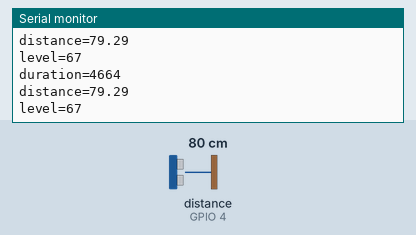
This sketch was run on a simulated ESP8266 (NodeMCU). On the bench: the last lines printed to the serial monitor. Wiring (inferred from the names in the program): ultrasonic range finder: trigger GPIO 5; echo GPIO 4. The test bench sets the inputs (shaded band); at power-on: distance to the obstacle (sensor on GPIO 4) 80 cm. The echo pulse lasts 58.3 µs per cm; WiFi joins after 1.5 s; servers stay silent unless stated.

Above: at 2.7 s.
2.8 s: distance to the obstacle (sensor on GPIO 4) set to 2 cm
At 3.7 s:
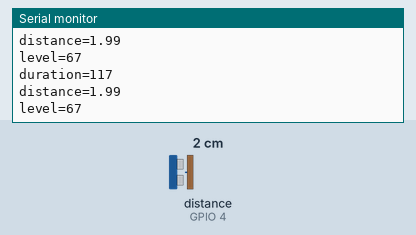
4.3 s: distance to the obstacle (sensor on GPIO 4) set to 4 cm
At 5.4 s:
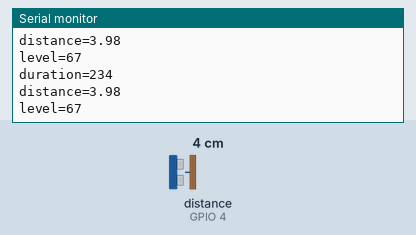
Timing chart, 0 to 7.1 s (numbered marks = the images above; inputs shaded):
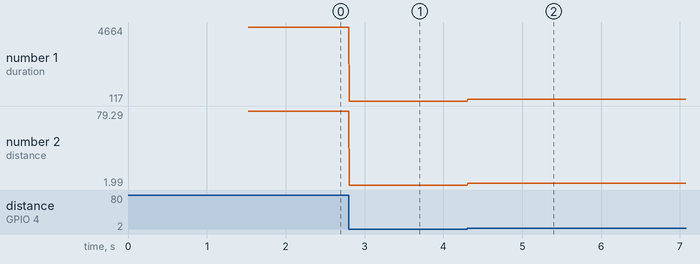

The sketch:

arduino_zisterne_server_json_-_Kopie.ino
```cpp
#include <ESP8266WiFi.h>
#include <math.h>

// Define Trig and Echo pin:
#define trigPin 5
#define echoPin 4

// Define variables:
long duration;
float distance;
int level;
float lastval;
float distmax = 200; //maximaler Abstand zur Wasseroberfläche - Zisterne leer
float distmin = 20; //minimaler Abstand zur Wasseroberfläche - Zisterne voll
float dist;
float proz;

const char* ssid = "<WIFI SSID>";
const char* password = "WIFI PW!";
WiFiServer server(80);


void setup() {
  Serial.begin(115200);
  delay(10);

  //-----------Sensor-------------------
  pinMode(trigPin, OUTPUT);
  pinMode(echoPin, INPUT);
  //-----------Sensor-------------------

  //-----------WIFI-------------------
  // Mit Wifi verbinden
  Serial.print("Verbinden mit: ");
  Serial.println(ssid);
  WiFi.begin(ssid, password);

  while (WiFi.status() != WL_CONNECTED) {
    delay(500);
    Serial.print(".");
  }
  Serial.println("");
  Serial.println("WiFi verbunden");

  // Start des Servers
  server.begin();
  Serial.println("Server gestartet");

  // Print the IP address
  Serial.print("Diese URL zum Verbinden aufrufen: ");
  Serial.print("http://");
  Serial.print(WiFi.localIP());
  Serial.println("/");
  //-----------WIFI-------------------

}

void loop() {

  //---------------Sensor-----------------------------------
  digitalWrite(trigPin, LOW); // Clear the trigPin by setting it LOW:
  delay(5);
  digitalWrite(trigPin, HIGH);  // Trigger the sensor by setting the trigPin high for 10 microseconds:
  delayMicroseconds(10);
  digitalWrite(trigPin, LOW);
  duration = pulseIn(echoPin, HIGH); // Read the echoPin. pulseIn() returns the duration (length of the pulse) in microseconds:
  distance = duration*0.034/2;  // Calculate the distance:

  //manchmal kommen vom Sensor ungültige Werte zurück.
  if (distance >= distmin && distance <= distmax) {

      if (distance <= distmin) {
        dist = 1; //Division durch 0 verhindern
      }
      else {
        dist = distance;
      }

    proz = 100 - ((dist - distmin) / (distmax - distmin) * 100);
    level = round(proz);
    lastval = level;
  }
  else {
    level = lastval;
  }


  Serial.print("duration=");
  Serial.println(duration);
  Serial.print("distance=");
  Serial.println(distance);
  Serial.print("level=");
  Serial.println(level);
  //---------------Sensor-----------------------------------


  //---------------Server-----------------------------------
  // Prüfen, ob sich ein Client verbunden hat

  // Anfrage zurücksenden
  // Return the response
  WiFiClient client = server.available();
    if (!client) {
    return;
    }


  client.println("HTTP/1.1 200 OK");
  client.println("Content-Type: application/json");
  client.println("Access-Control-Allow-Origin: *");
  client.println("");

  client.print("{");
  client.print("\"level\":");
  client.print(level);
  client.print("}");
  //---------------Server-----------------------------------
  delay(3000);
}

 
```

Measured:
- after the input at 2.8 s, the serial monitor: prints a new line at once (image 1)
- after the input at 4.3 s, the serial monitor: prints a new line at once (image 2)
- plotted number 1: 4664 → 117 after the input at 2.8 s, 117 → 234 after the input at 4.3 s
- plotted number 2: 79.29 → 1.99 after the input at 2.8 s, 1.99 → 3.98 after the input at 4.3 s
